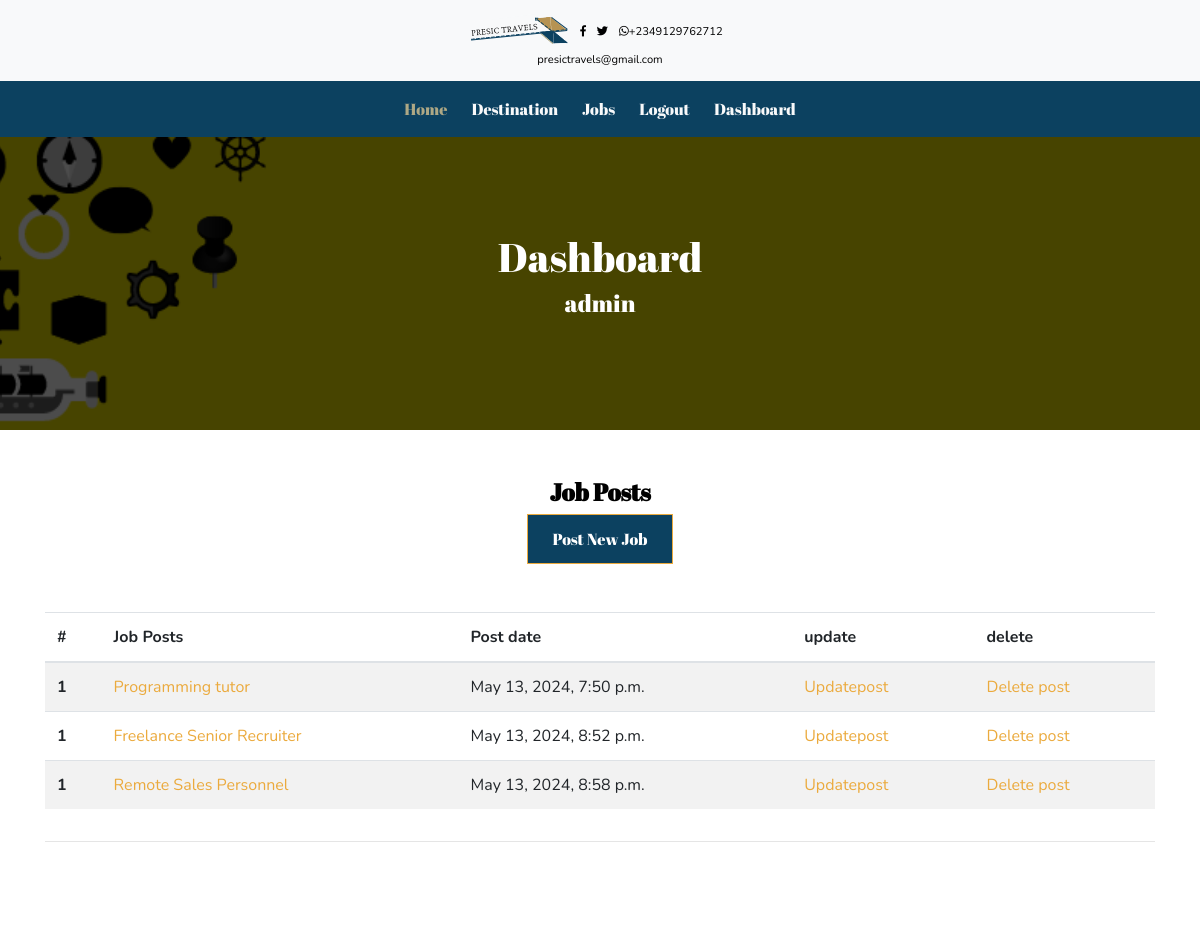
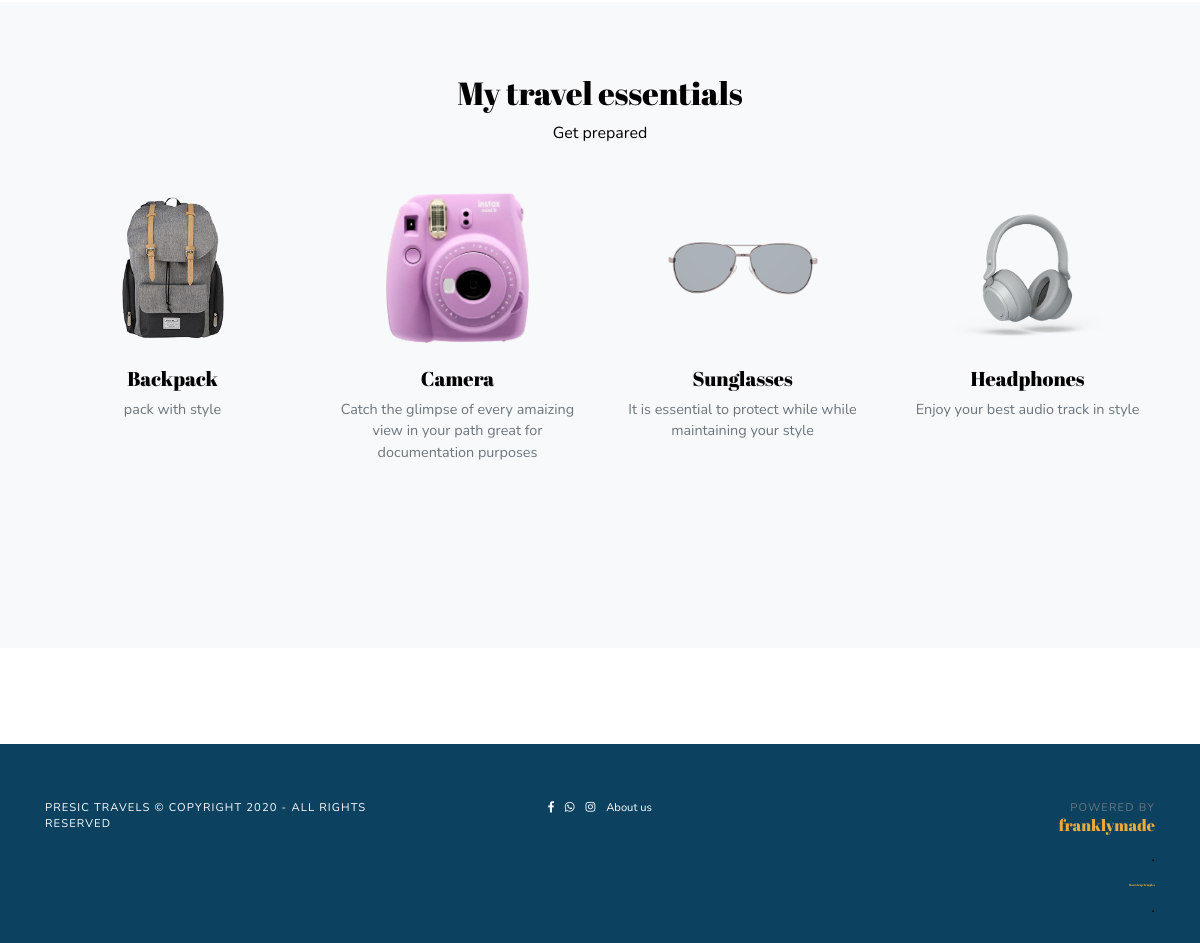
The page /dashboard/ (signed in) on the database its author committed (2 pictures, top to bottom).
### myjob/models.py (models this page shows, shortened)
class Jobs(models.Model):
    application_link = models.CharField(max_length = 200, blank=True, null=True)
    company_name = models.CharField(max_length=300, default=None)
    company_logo = models.ImageField(blank=True, null=True)
    hide_company_name = models.BooleanField()
    job_title = models.CharField(max_length=200, default=None)
    job_description = models.TextField(blank=True, null=True)
    gender = models.BooleanField(choices=((None, "Any"), (True, "male"), (False, "female")), blank= True, null=True)
    job_city = models.CharField(max_length=100, blank=True, null=True)
    location = models.CharField(max_length=50, blank=True, null=True)
    nationality = CountryField(multiple=True, blank=True, blank_label='optional')
    career_level = models.ManyToManyField(CareerLevel)
    employment_type = models.ForeignKey(EmploymentType, on_delete=models.CASCADE)
    remote = models.BooleanField(default=False)
    years_of_experience = models.IntegerField(default=1)
    educational_level = models.ManyToManyField(EducationalLevel)
    skill_set1 = models.CharField(max_length=300)
    skill_set2 = models.CharField(max_length=300, blank = True, null=True)
    skill_set3 = models.CharField(max_length=300, blank=True, null=True)
    cv_required = models.BooleanField(default=False)
    post_date = models.DateTimeField(auto_now_add=True)
    monthly_salary = models.ManyToManyField(MonthlySalary)
    salary = models.CharField(max_length=50, blank=True, null=True)
    featuredjobs = models.BooleanField(default=False)
    category = models.ManyToManyField(JobCategory)
    job_admin= models.ForeignKey(JobAdmin, blank=True, null=True, default=None, on_delete=models.CASCADE)
    city = models.ForeignKey(City, on_delete=models.CASCADE, blank=True, null=True)
    def get_absolute_url(self):
        return reverse('job-detail', kwargs={"id":self.id})
    def get_update_url(self):
        return reverse('job-update', kwargs={"id":self.id})
    def get_delete_post(self):
        return reverse('delete-job', kwargs={"id":self.id})

### account/views.py (the view)
# urls.py: path('dashboard/', views.user_dashbaord, name='userdashboard_' ),
def user_dashbaord(request):
    try:
        admin_job = request.user.jobadmin.jobs_set.all()
    except:
        return render(request, 'account/register.html')
    context = {'admin_job':admin_job}
    return render(request, 'account/dashboard.html', context)

### account/templates/account/dashboard.html (shortened to what this page needs)
{% extends 'travelsite/base.html' %}
{% load static %}
{% block banner-section %}
<section class="hero bg-center bg-cover" style="background: url({% static 'travelsite/img/myhero-banner2.png' %})">
    <div class="dark-overlay py-5">
      <div class="overlay-content">
        <div class="container py-5 text-white text-center">
          <h1>Dashboard</h1><h4>{{user.username}}<h4>
        </div>
      </div>
    </div>
  </section>
  {% endblock%}
{% block content %}
<div class="container my-5">
    <section class="">
      <section id="demo" class="">
        <section>
          <div class="text-center">
            <h4><strong>Job Posts</strong></h4>
            <a class="btn btn-primary mb-5 text-white" href="{% url 'myjob:create-job' %}" role="button">Post New Job</a>
          </div>
          <table class="table table-striped">
            <thead>
              <tr>
                <th scope="col">#</th>
                <th scope="col">Job Posts</th>
                <th scope="col">Post date</th>
                <th scope="col">update</th>
                <th scope="col">delete</th>
              </tr>
            </thead>
            <tbody>
              {% for job in admin_job %}
              <tr>
                <th scope="row">1</th>
                <td><a class='text-black' href="{{job.get_absolute_url}}">{{job.job_title}}</a></td>
                <td>{{job.post_date}}</td>
                <td><a href='{{job.get_update_url}}'>Updatepost</a></td>
                <td><a href="{{job.get_delete_post}}" >Delete post</a></td>
              </tr>
              {% endfor %}
            </tbody>
          </table>
        </section>
 <hr>
 <br>
      </section>
    </section>
  </div>
{% endblock %}

### travelsite/static/travelsite/css/style.default.css (style rules this page uses)
section { overflow: hidden; }
.overlay-content { position: relative; z-index: 20; }
.dark-overlay { position: relative; }
.dark-overlay::after { position: absolute; top: 0; left: 0; width: 100%; height: 100%; content: ' '; opacity: .7; background: #000; }
.bg-cover { background-size: cover !important; background-position: center center !important; }
.bg-center { background-position: 50% 50% !important; }
.btn { font-weight: 400; border: 1px solid transparent; font-family: "Abril Fatface", serif; padding: 0.75rem 1.5rem; font-size: 1rem; line-height: 1.5; border-radius: 0rem; transition: color 0.15s ease-in-out, background-color 0.15s ease-in-out, border-color 0.15s ease-in-out, box-shadow 0.15s ease-in-out; }
.btn-primary { color: #212529; background-color: #ebaa3d; border-color: #ebaa3d; }
body { font-family: "Nunito", sans-serif; font-size: 1rem; font-weight: 400; line-height: 1.5; color: #000; background-color: #fff; }
a { color: #ebaa3d; text-decoration: none; }
h1, h2, h3, h4, h5, h6, .h1, .h2, .h3, .h4, .h5, .h6 { margin-bottom: 0.5rem; font-family: "Abril Fatface", serif; font-weight: 400; line-height: 1.2; color: inherit; }
h1, .h1 { font-size: 2.5rem; }
h4, .h4 { font-size: 1.5rem; }
hr { border-top: 1px solid rgba(0, 0, 0, 0.1); }

### travelsite/static/travelsite/css/custom.css (style rules this page uses)
.btn-primary { color: #212529; background-color: #0c4160; border-color: #ebaa3d; }

### rows shown on the page
Jobs: job_title "Programming tutor", post_date "May 13, 2024, 7:50 p.m."
Jobs: job_title "Freelance Senior Recruiter", post_date "May 13, 2024, 8:52 p.m."
Jobs: job_title "Remote Sales Personnel", post_date "May 13, 2024, 8:58 p.m."

### other values the page prints
{{ user.username }} "admin"
